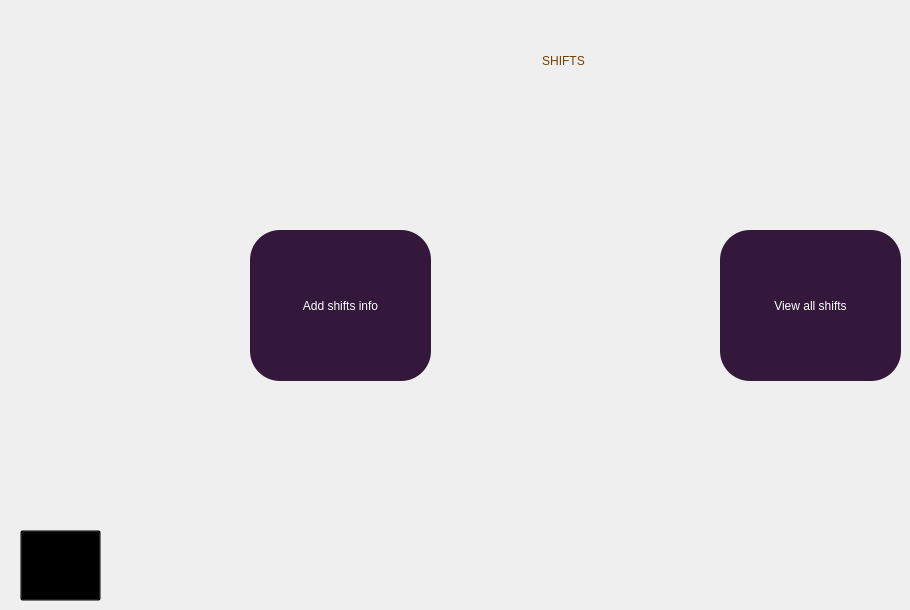
    <widget class="QWidget" name="Shifts5">
     <widget class="QLabel" name="label_68">
      <property name="geometry">
       <rect>
        <x>418</x>
        <y>0</y>
        <width>291</width>
        <height>121</height>
       </rect>
      </property>
      <property name="styleSheet">
       <string notr="true">color: rgb(120, 63, 7);
font: 40pt &quot;Lemon&quot;;
background-color: rgb(0, 0, 0,0%);</string>
      </property>
      <property name="text">
       <string>SHIFTS</string>
      </property>
      <property name="scaledContents">
       <bool>true</bool>
      </property>
      <property name="alignment">
       <set>Qt::AlignCenter</set>
      </property>
     </widget>
     <widget class="QToolButton" name="back_15">
      <property name="geometry">
       <rect>
        <x>20</x>
        <y>530</y>
        <width>81</width>
        <height>71</height>
       </rect>
      </property>
      <property name="styleSheet">
       <string notr="true">background-color: rgb(0, 0, 0, 0%);</string>
      </property>
      <property name="text">
       <string>...</string>
      </property>
      <property name="icon">
       <iconset resource="assets.qrc">
        <normaloff>:/img/img/icons8-back-80.png</normaloff>:/img/img/icons8-back-80.png</iconset>
      </property>
      <property name="iconSize">
       <size>
        <width>60</width>
        <height>60</height>
       </size>
      </property>
     </widget>
     <widget class="QLabel" name="label_69">
      <property name="geometry">
       <rect>
        <x>0</x>
        <y>10</y>
        <width>151</width>
        <height>91</height>
       </rect>
      </property>
      <property name="styleSheet">
       <string notr="true">image: url(:/img/img/logo.png);
background-color: rgb(0, 0, 0, 0%);</string>
      </property>
      <property name="text">
       <string/>
      </property>
     </widget>
     <widget class="QToolButton" name="toolButton_6">
      <property name="geometry">
       <rect>
        <x>720</x>
        <y>230</y>
        <width>181</width>
        <height>151</height>
       </rect>
      </property>
      <property name="cursor">
       <cursorShape>PointingHandCursor</cursorShape>
      </property>
      <property name="styleSheet">
       <string notr="true">#toolButton_6
{
background-color: rgb(51, 24, 60);
color: rgb(255, 255, 255);
font: 10pt &quot;Segoe Print&quot;;
border-radius: 30px;
}
#toolButton_6:hover
{
background-color: rgb(74, 35, 88);
}
#toolButton_6:pressed
{
background-color: rgb(98, 47, 117);
}</string>
      </property>
      <property name="text">
       <string>View all shifts</string>
      </property>
      <property name="icon">
       <iconset>
        <normaloff>:/assets/assets/icons8-add-list-80.png</normaloff>:/assets/assets/icons8-add-list-80.png</iconset>
      </property>
      <property name="iconSize">
       <size>
        <width>60</width>
        <height>60</height>
       </size>
      </property>
      <property name="popupMode">
       <enum>QToolButton::DelayedPopup</enum>
      </property>
      <property name="toolButtonStyle">
       <enum>Qt::ToolButtonTextUnderIcon</enum>
      </property>
      <property name="autoRaise">
       <bool>false</bool>
      </property>
     </widget>
     <widget class="QToolButton" name="toolButton_7">
      <property name="geometry">
       <rect>
        <x>250</x>
        <y>230</y>
        <width>181</width>
        <height>151</height>
       </rect>
      </property>
      <property name="cursor">
       <cursorShape>PointingHandCursor</cursorShape>
      </property>
      <property name="styleSheet">
       <string notr="true">#toolButton_7
{
background-color: rgb(51, 24, 60);
color: rgb(255, 255, 255);
font: 10pt &quot;Segoe Print&quot;;
border-radius: 30px;
}
#toolButton_7:hover
{
background-color: rgb(74, 35, 88);
}
#toolButton_7:pressed
{
background-color: rgb(98, 47, 117);
}</string>
      </property>
      <property name="text">
       <string>Add shifts info</string>
      </property>
      <property name="icon">
       <iconset>
        <normaloff>:/assets/assets/icons8-plus-80.png</normaloff>:/assets/assets/icons8-plus-80.png</iconset>
      </property>
      <property name="iconSize">
       <size>
        <width>60</width>
        <height>60</height>
       </size>
      </property>
      <property name="toolButtonStyle">
       <enum>Qt::ToolButtonTextUnderIcon</enum>
      </property>
     </widget>
    </widget>
